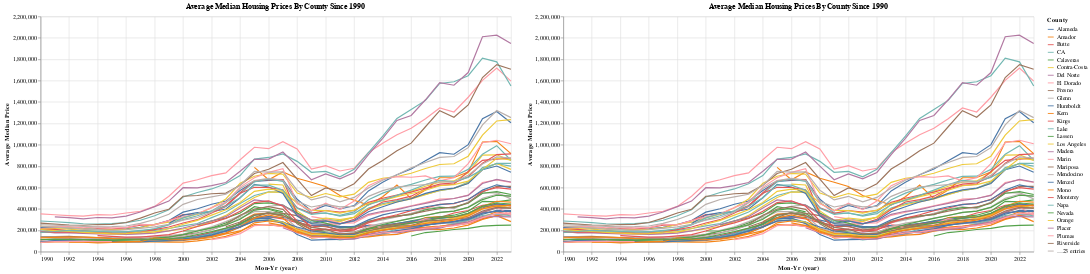

Here is the notebook cell this chart was saved with:
### Code cell
county_dropdown = alt.binding_select(options=list(melted_data['County'].unique()))
county_selection = alt.selection_point(fields=['County'], bind=county_dropdown, name='SelectCounty')

min_y = 0
max_y = 2200000
# Create the line chart
base_chart = alt.Chart(melted_data).mark_line().encode(
    x='year(Mon-Yr):T',
    y= alt.Y('Average Median Price:Q', scale=alt.Scale(domain=[min_y, max_y])),
    color='County:N',
    opacity=alt.condition(county_selection, alt.value(1), alt.value(0.2)),
    tooltip=['Average Median Price:Q', alt.Tooltip('year(Mon-Yr):T', title='Year')]
).properties(
    width=800,
    height=400,
    title='Average Median Housing Prices By County Since 1990'
).add_params(county_selection)

# Filter the data based on the selected county
filtered_chart = base_chart.transform_filter(
    county_selection
)

# Combine the base chart and filtered chart
dashboard = alt.vconcat(
    alt.hconcat(base_chart, filtered_chart),
)

# Display the dashboard
display(dashboard)

### Figure 1 — Vega-Lite specification as saved in the notebook (floating-point values rounded to 4 significant figures; data arrays with more than 128 entries replaced by an {"elided": "..."} marker saying what was removed)
{"config": {"view": {"continuousWidth": 300, "continuousHeight": 300}}, "vconcat": [{"hconcat": [{"mark": {"type": "line"}, "encoding": {"color": {"field": "County", "type": "nominal"}, "opacity": {"condition": {"param": "SelectCounty", "value": 1}, "value": 0.2}, "tooltip": [{"field": "Average Median Price", "type": "quantitative"}, {"field": "Mon-Yr", "timeUnit": "year", "title": "Year", "type": "temporal"}], "x": {"field": "Mon-Yr", "timeUnit": "year", "type": "temporal"}, "y": {"field": "Average Median Price", "scale": {"domain": [0, 2200000]}, "type": "quantitative"}}, "height": 400, "name": "view_5", "title": "Average Median Housing Prices By County Since 1990", "width": 800}, {"mark": {"type": "line"}, "encoding": {"color": {"field": "County", "type": "nominal"}, "opacity": {"condition": {"param": "SelectCounty", "value": 1}, "value": 0.2}, "tooltip": [{"field": "Average Median Price", "type": "quantitative"}, {"field": "Mon-Yr", "timeUnit": "year", "title": "Year", "type": "temporal"}], "x": {"field": "Mon-Yr", "timeUnit": "year", "type": "temporal"}, "y": {"field": "Average Median Price", "scale": {"domain": [0, 2200000]}, "type": "quantitative"}}, "height": 400, "name": "view_6", "title": "Average Median Housing Prices By County Since 1990", "transform": [{"filter": {"param": "SelectCounty"}}], "width": 800}]}], "data": {"name": "data-3ff829015ab9279a3d58f9d3812cb777"}, "params": [{"name": "SelectCounty", "select": {"type": "point", "fields": ["County"]}, "bind": {"input": "select", "options": ["CA", "Alameda", "Amador", "Butte", "Calaveras", "Contra-Costa", "Del Norte", "El Dorado", "Fresno", "Glenn", "Humboldt", "Kern", "Kings", "Lake", "Lassen", "Los Angeles", "Madera", "Marin", "Mariposa", "Mendocino", "Merced", "Mono", "Monterey", "Napa", "Nevada", "Orange", "Placer", "Plumas", "Riverside", "Sacramento", "San Benito", "San Bernardino", "San Diego", "San Francisco", "San Joaquin", "San Luis Obispo", "San Mateo", "Santa Barbara", "Santa Clara", "Santa Cruz", "Shasta", "Siskiyou", "Solano", "Sonoma", "Stanislaus", "Sutter", "Tehama", "Tulare", "Tuolumne", "Ventura", "Yolo", "Yuba"]}, "views": ["view_5", "view_6"]}], "$schema": "https://vega.github.io/schema/vega-lite/v5.8.0.json", "datasets": {"data-3ff829015ab9279a3d58f9d3812cb777": {"elided": "1768 records"}}}
